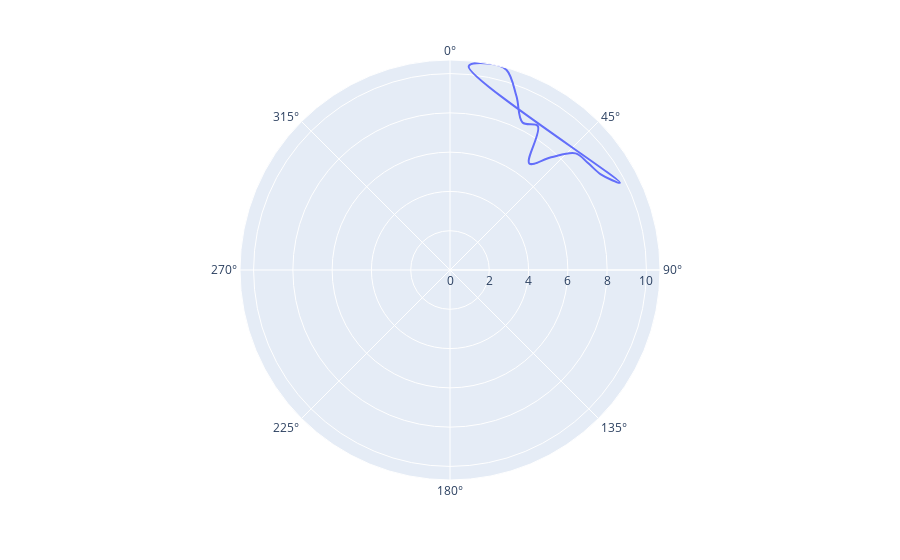

Here is the notebook cell this chart was saved with:
### Code cell
import plotly.express as px
fuel_df2 = pd.read_csv('fuel-efficiency.csv')
fig = px.line_polar(r='efficiency', theta='angle', data_frame=fuel_df, line_close=True, line_shape='spline')
fig.show()

### Figure 1 — Plotly figure (JSON) as saved in the notebook; plotly's stock layout.template omitted (floating-point values rounded to 4 significant figures)
{"data": [{"hovertemplate": "efficiency=%{r}<br>angle=%{theta}<extra></extra>", "legendgroup": "", "line": {"color": "#636efa", "dash": "solid", "shape": "spline"}, "marker": {"symbol": "circle"}, "mode": "lines", "name": "", "r": [10.42, 10.69, 10.59, 9.468, 8.368, 8.583, 6.761, 7.709, 8.724, 8.893, 9.093, 9.729, 10.42], "showlegend": false, "subplot": "polar", "theta": [5.236, 10.47, 15.71, 20.94, 26.18, 31.42, 36.65, 41.89, 47.12, 52.36, 57.6, 62.83, 5.236], "type": "scatterpolar"}], "layout": {"legend": {"tracegroupgap": 0}, "margin": {"t": 60}, "polar": {"angularaxis": {"direction": "clockwise", "rotation": 90}, "domain": {"x": [0, 1], "y": [0, 1]}}}}
